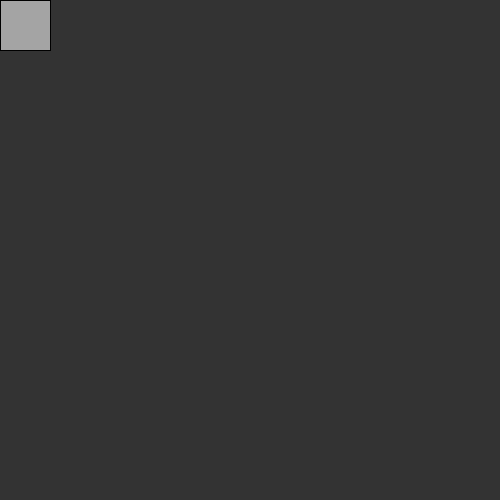
Frame 1 (no input)
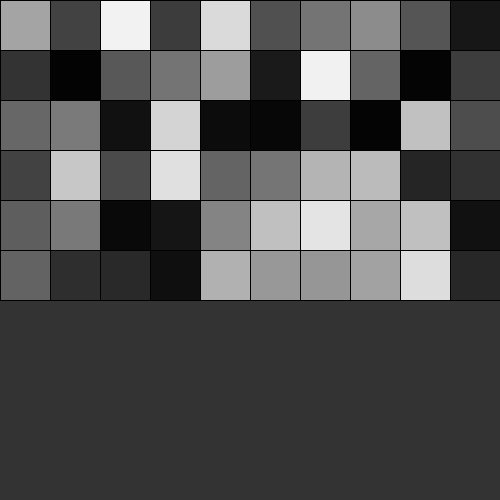
Frame 60 (the mouse pressed at the canvas centre just before this capture)
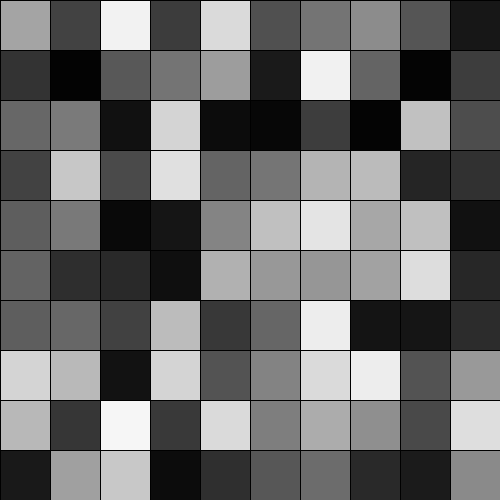
Frame 120 (the mouse held since frame 60 and released just before this capture)

The Processing sketch that drew these frames (run headless with seeded random() and noise(); from frame 60 on, the mouse is pressed at the canvas centre):

// Processing sketch: grid_test
// ── grid_test.pde

int x = 0;
int y = 0;
int cellsize = 50;
int cols;
int rows;
boolean done = false;
int r_scale;
int[][] cells;

void setup(){
  size(500, 500);
  background(51);
  
  cols = width / cellsize;
  rows = height / cellsize;
  
  cells = new int[cols][rows];
}

void draw(){
  if(!done){
    r_scale = (int)random(0, 255);
    
    if(x >= cols){
      x = 0;
      y++;
    } else if(y >= rows - 1 && x >= cols - 1){
      done = true;
    }
    
    stroke(0);
    fill(r_scale);
    rect(x * cellsize, y * cellsize, cellsize, cellsize);
    cells[x][y] = r_scale;
    
    x++;
  }
  
  
}
